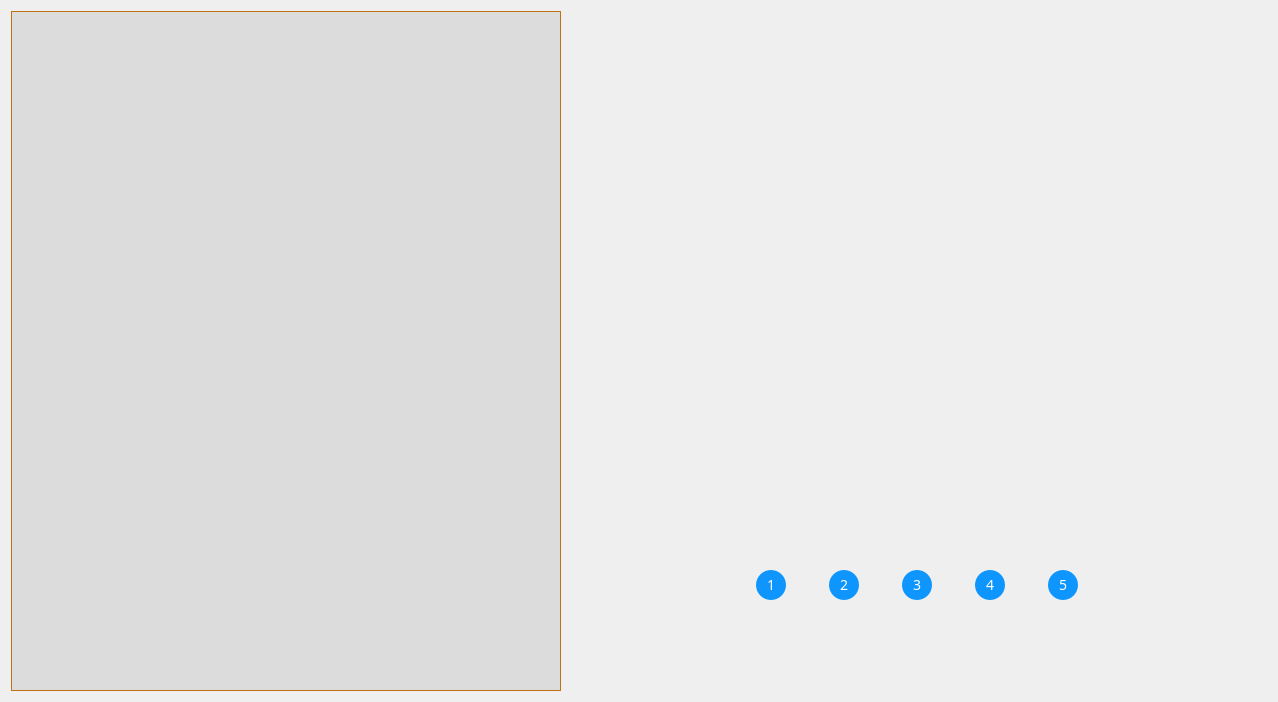
<?xml version="1.0" encoding="UTF-8"?>
<ui version="4.0">
 <class>KPriceInfoWidget</class>
 <widget class="QWidget" name="KPriceInfoWidget">
  <property name="geometry">
   <rect>
    <x>0</x>
    <y>0</y>
    <width>1278</width>
    <height>702</height>
   </rect>
  </property>
  <property name="windowTitle">
   <string>Form</string>
  </property>
  <layout class="QHBoxLayout" name="horizontalLayout_2">
   <item>
    <widget class="QTableView" name="tableViewPriceInfo">
     <property name="sizePolicy">
      <sizepolicy hsizetype="Expanding" vsizetype="Expanding">
       <horstretch>0</horstretch>
       <verstretch>0</verstretch>
      </sizepolicy>
     </property>
     <property name="styleSheet">
      <string notr="true">
QTableView{
    color: rgb(0, 0, 0);
    border: 1px solid #C07010;          /*边框颜色*/
    gridline-color:#C07010;             /*grid线颜色*/
    background-color: rgb(220, 220, 220);
    alternate-background-color: rgb(200, 200, 200); /*行交替颜色*/
    selection-background-color: rgb(130, 190, 100); /*选中行背景颜色*/
}
 
QTableView::item:!alternate:!selected{
    background-color: rgb(220, 220, 220);    /*交替行的另一颜色*/
}

QHeaderView::section{
    background: qlineargradient(spread:pad, x1:0, y1:0, x2:0, y2:1, stop:0 rgba(80, 80, 80, 255), stop:1 rgba(30, 30, 30, 255));
    color: rgb(240, 240, 240);
    padding-left: 4px;
    border: 1px solid #C07010;
    min-height: 30px;
}</string>
     </property>
    </widget>
   </item>
   <item>
    <widget class="QWidget" name="widget_2" native="true">
     <property name="focusPolicy">
      <enum>Qt::NoFocus</enum>
     </property>
     <property name="contextMenuPolicy">
      <enum>Qt::NoContextMenu</enum>
     </property>
     <layout class="QVBoxLayout" name="verticalLayout_2">
      <property name="spacing">
       <number>0</number>
      </property>
      <property name="leftMargin">
       <number>0</number>
      </property>
      <property name="topMargin">
       <number>0</number>
      </property>
      <property name="rightMargin">
       <number>0</number>
      </property>
      <property name="bottomMargin">
       <number>0</number>
      </property>
      <item>
       <widget class="QLabel" name="labelPicture">
        <property name="minimumSize">
         <size>
          <width>700</width>
          <height>520</height>
         </size>
        </property>
        <property name="maximumSize">
         <size>
          <width>700</width>
          <height>520</height>
         </size>
        </property>
        <property name="text">
         <string/>
        </property>
       </widget>
      </item>
      <item>
       <spacer name="verticalSpacer_2">
        <property name="orientation">
         <enum>Qt::Vertical</enum>
        </property>
        <property name="sizeType">
         <enum>QSizePolicy::Fixed</enum>
        </property>
        <property name="sizeHint" stdset="0">
         <size>
          <width>20</width>
          <height>30</height>
         </size>
        </property>
       </spacer>
      </item>
      <item>
       <widget class="QWidget" name="widget" native="true">
        <property name="sizePolicy">
         <sizepolicy hsizetype="Preferred" vsizetype="Preferred">
          <horstretch>0</horstretch>
          <verstretch>0</verstretch>
         </sizepolicy>
        </property>
        <property name="maximumSize">
         <size>
          <width>16777215</width>
          <height>100</height>
         </size>
        </property>
        <layout class="QHBoxLayout" name="horizontalLayout">
         <item>
          <widget class="QWidget" name="widget_4" native="true">
           <property name="maximumSize">
            <size>
             <width>100</width>
             <height>16777215</height>
            </size>
           </property>
          </widget>
         </item>
         <item>
          <widget class="QPushButton" name="pushButtonOne">
           <property name="sizePolicy">
            <sizepolicy hsizetype="Minimum" vsizetype="Fixed">
             <horstretch>0</horstretch>
             <verstretch>0</verstretch>
            </sizepolicy>
           </property>
           <property name="maximumSize">
            <size>
             <width>30</width>
             <height>30</height>
            </size>
           </property>
           <property name="font">
            <font>
             <family>Microsoft Yahei</family>
             <pointsize>-1</pointsize>
             <weight>50</weight>
             <italic>false</italic>
             <bold>false</bold>
            </font>
           </property>
           <property name="styleSheet">
            <string notr="true">QPushButton
{
    font-family:Microsoft Yahei;
    font:14px;
    color:white;
    background-color:rgb(14 , 150 , 254);
    border-radius:15px;
    height:30px;
    width:30px;
}

QPushButton:hover
{
    background-color:rgb(44 , 137 , 255);
}

QPushButton:pressed
{
    background-color:rgb(14 , 135 , 228);
    padding-left:3px;
    padding-top:3px;
}
</string>
           </property>
           <property name="text">
            <string>1</string>
           </property>
          </widget>
         </item>
         <item>
          <widget class="QPushButton" name="pushButtonTwo">
           <property name="sizePolicy">
            <sizepolicy hsizetype="Minimum" vsizetype="Fixed">
             <horstretch>0</horstretch>
             <verstretch>0</verstretch>
            </sizepolicy>
           </property>
           <property name="maximumSize">
            <size>
             <width>30</width>
             <height>30</height>
            </size>
           </property>
           <property name="font">
            <font>
             <family>Microsoft Yahei</family>
             <pointsize>-1</pointsize>
             <weight>50</weight>
             <italic>false</italic>
             <bold>false</bold>
            </font>
           </property>
           <property name="styleSheet">
            <string notr="true">QPushButton
{
    font-family:Microsoft Yahei;
    font:14px;
    color:white;
    background-color:rgb(14 , 150 , 254);
    border-radius:15px;
    height:30px;
    width:30px;
}

QPushButton:hover
{
    background-color:rgb(44 , 137 , 255);
}

QPushButton:pressed
{
    background-color:rgb(14 , 135 , 228);
    padding-left:3px;
    padding-top:3px;
}
</string>
           </property>
           <property name="text">
            <string>2</string>
           </property>
          </widget>
         </item>
         <item>
          <widget class="QPushButton" name="pushButtonThree">
           <property name="sizePolicy">
            <sizepolicy hsizetype="Minimum" vsizetype="Fixed">
             <horstretch>0</horstretch>
             <verstretch>0</verstretch>
            </sizepolicy>
           </property>
           <property name="maximumSize">
            <size>
             <width>30</width>
             <height>30</height>
            </size>
           </property>
           <property name="font">
            <font>
             <family>Microsoft Yahei</family>
             <pointsize>-1</pointsize>
             <weight>50</weight>
             <italic>false</italic>
             <bold>false</bold>
            </font>
           </property>
           <property name="styleSheet">
            <string notr="true">QPushButton
{
    font-family:Microsoft Yahei;
    font:14px;
    color:white;
    background-color:rgb(14 , 150 , 254);
    border-radius:15px;
    height:30px;
    width:30px;
}

QPushButton:hover
{
    background-color:rgb(44 , 137 , 255);
}

QPushButton:pressed
{
    background-color:rgb(14 , 135 , 228);
    padding-left:3px;
    padding-top:3px;
}
</string>
           </property>
           <property name="text">
            <string>3</string>
           </property>
          </widget>
         </item>
         <item>
          <widget class="QPushButton" name="pushButtonFour">
           <property name="sizePolicy">
            <sizepolicy hsizetype="Minimum" vsizetype="Fixed">
             <horstretch>0</horstretch>
             <verstretch>0</verstretch>
            </sizepolicy>
           </property>
           <property name="maximumSize">
            <size>
             <width>30</width>
             <height>30</height>
            </size>
           </property>
           <property name="font">
            <font>
             <family>Microsoft Yahei</family>
             <pointsize>-1</pointsize>
             <weight>50</weight>
             <italic>false</italic>
             <bold>false</bold>
            </font>
           </property>
           <property name="styleSheet">
            <string notr="true">QPushButton
{
    font-family:Microsoft Yahei;
    font:14px;
    color:white;
    background-color:rgb(14 , 150 , 254);
    border-radius:15px;
    height:30px;
    width:30px;
}

QPushButton:hover
{
    background-color:rgb(44 , 137 , 255);
}

QPushButton:pressed
{
    background-color:rgb(14 , 135 , 228);
    padding-left:3px;
    padding-top:3px;
}
</string>
           </property>
           <property name="text">
            <string>4</string>
           </property>
          </widget>
         </item>
         <item>
          <widget class="QPushButton" name="pushButtonFive">
           <property name="sizePolicy">
            <sizepolicy hsizetype="Minimum" vsizetype="Fixed">
             <horstretch>0</horstretch>
             <verstretch>0</verstretch>
            </sizepolicy>
           </property>
           <property name="maximumSize">
            <size>
             <width>30</width>
             <height>30</height>
            </size>
           </property>
           <property name="font">
            <font>
             <family>Microsoft Yahei</family>
             <pointsize>-1</pointsize>
             <weight>50</weight>
             <italic>false</italic>
             <bold>false</bold>
            </font>
           </property>
           <property name="styleSheet">
            <string notr="true">QPushButton
{
    font-family:Microsoft Yahei;
    font:14px;
    color:white;
    background-color:rgb(14 , 150 , 254);
    border-radius:15px;
    height:30px;
    width:30px;
}

QPushButton:hover
{
    background-color:rgb(44 , 137 , 255);
}

QPushButton:pressed
{
    background-color:rgb(14 , 135 , 228);
    padding-left:3px;
    padding-top:3px;
}
</string>
           </property>
           <property name="text">
            <string>5</string>
           </property>
          </widget>
         </item>
         <item>
          <widget class="QWidget" name="widget_5" native="true">
           <property name="maximumSize">
            <size>
             <width>100</width>
             <height>16777215</height>
            </size>
           </property>
          </widget>
         </item>
        </layout>
       </widget>
      </item>
      <item>
       <spacer name="verticalSpacer">
        <property name="orientation">
         <enum>Qt::Vertical</enum>
        </property>
        <property name="sizeHint" stdset="0">
         <size>
          <width>20</width>
          <height>40</height>
         </size>
        </property>
       </spacer>
      </item>
     </layout>
    </widget>
   </item>
  </layout>
 </widget>
 <resources/>
 <connections/>
</ui>
